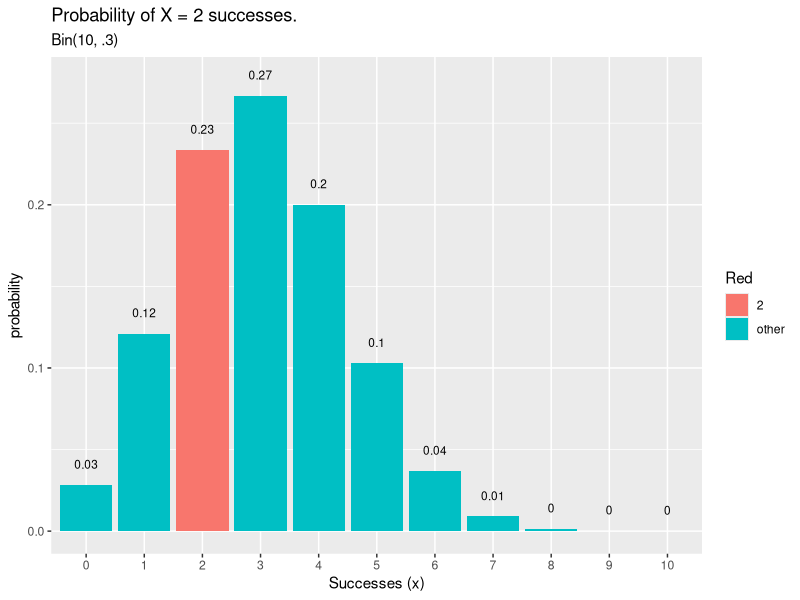
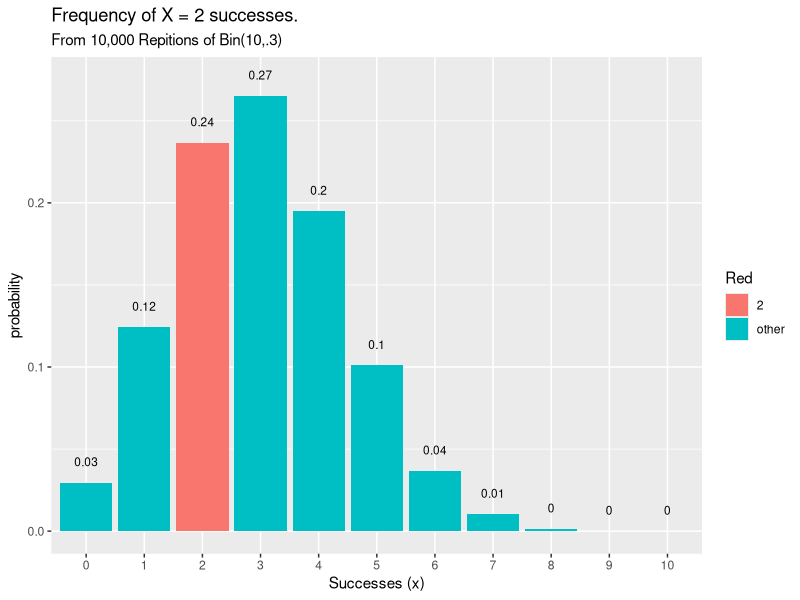

The R script that drew these images, in order:
## ---- chunk 1
knitr::opts_chunk$set(echo = TRUE)
## ---- chunk 2
dbinom(2, 10, .3)
## ---- chunk 3
library(tidyverse)
sim <- tibble(x = rbinom(10000, 10, .3))
sim %>%
  mutate(x_2 = x==2) %>%
  summarize(mean(x_2))
## ---- chunk 4
data.frame(red = 0:10, prob = dbinom(x = 0:10, size = 10, prob = 0.3)) %>%
  mutate(Red = ifelse(red == 2, "2", "other")) %>%
ggplot(aes(x = factor(red), y = prob, fill = Red)) +
  geom_col() +
  geom_text(
    aes(label = round(prob,2), y = prob + 0.01),
    position = position_dodge(0.9),
    size = 3,
    vjust = 0
  ) +
  labs(title = "Probability of X = 2 successes.",
       subtitle = "Bin(10, .3)",
       x = "Successes (x)",
       y = "probability") 
## ---- chunk 5
tibble(red = 0:10, freq = map_dbl(0:10, ~mean(sim == .x))) %>%
mutate(Red = ifelse(red == 2, "2", "other")) %>%
ggplot(aes(x = factor(red), y = freq, fill = Red)) +
  geom_col() +
  geom_text(
    aes(label = round(freq,2), y = freq + 0.01),
    position = position_dodge(0.9),
    size = 3,
    vjust = 0
  ) +
  labs(title = "Frequency of X = 2 successes.",
       subtitle = "From 10,000 Repitions of Bin(10,.3)",
       x = "Successes (x)",
       y = "probability")   

## ---- chunk 6
dbinom(2, 4, .5)/dbinom(4, 4, .5)
## ---- chunk 7
dbinom(4, 4, .5) / dbinom(7, 7, .5) 
